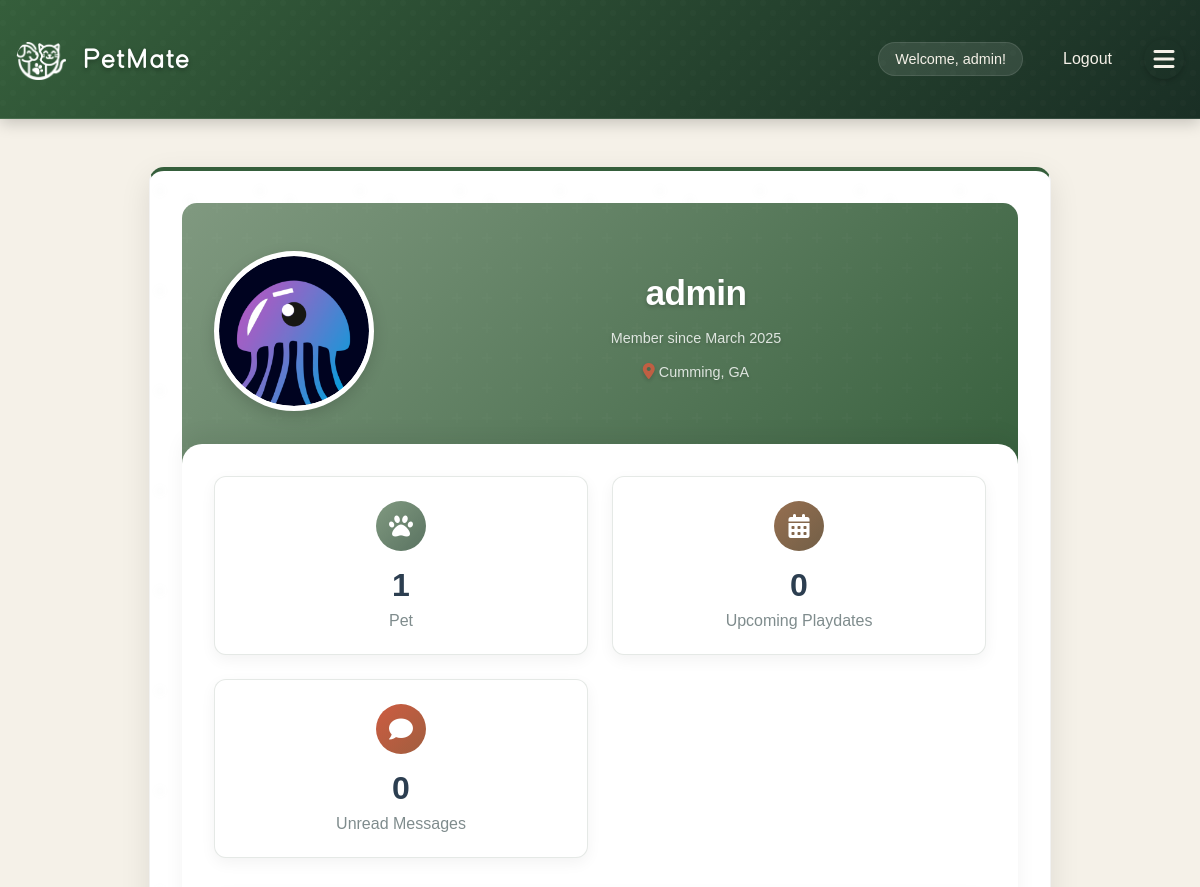
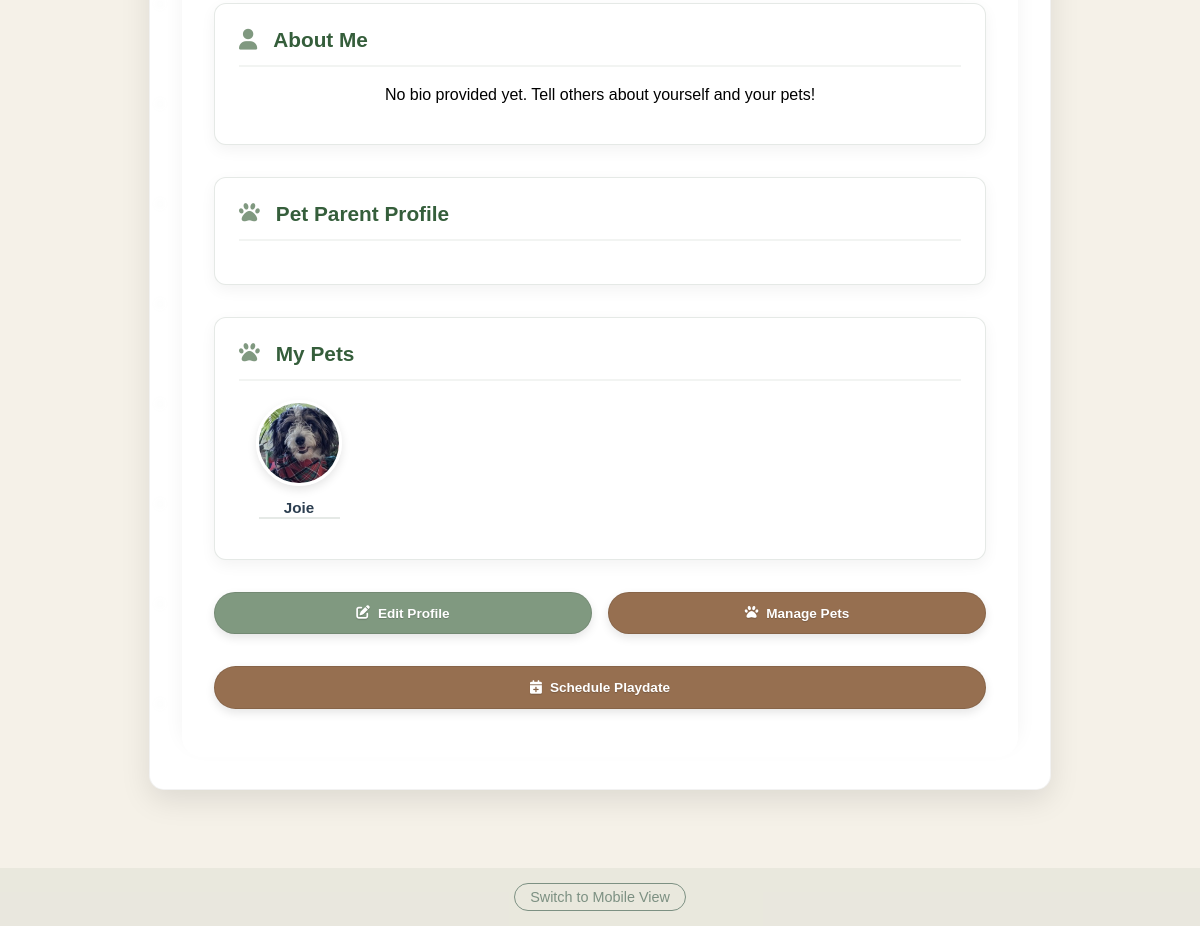
The app's page /dashboard (signed in) with its own data (2 pictures, top to bottom).
### app/models/user.py (models this page shows, shortened)
class User(db.Model, UserMixin):
    __tablename__ = 'users'
    id = db.Column(db.Integer, primary_key=True)
    username = db.Column(db.String(80), unique=True, nullable=False)
    email = db.Column(db.String(120), unique=True, nullable=False)
    password_hash = db.Column(db.String(128))
    name = db.Column(db.String(120))  # User's full name
    created_at = db.Column(db.DateTime, default=datetime.utcnow)
    profile_picture = db.Column(db.String(255))  # Store the filename of uploaded image
    bio = db.Column(db.Text)  # User bio
    location = db.Column(db.String(200))  # User location
    is_admin = db.Column(db.Boolean, default=False)
    account_status = db.Column(db.String(20), default='active')  # active, suspended, banned
    last_login = db.Column(db.DateTime)
    account_notes = db.Column(db.Text)  # Admin notes about the user
    preferred_meetup_types = db.Column(db.String(255))  # e.g., "parks,beaches,dog runs"
    availability = db.Column(db.String(255))  # e.g., "weekends,evenings"
    pet_owner_since = db.Column(db.Integer)  # Year they became a pet owner
    pet_experience_level = db.Column(db.String(50))  # e.g., "beginner", "intermediate", "expert"
    pets = db.relationship('Pet', backref='owner', lazy=True)
    hosted_playdates = db.relationship('Playdate', foreign_keys='Playdate.host_id', lazy=True)
    attended_playdates = db.relationship('Playdate', secondary=playdate_attendees, lazy=True)
    reviews_received = db.relationship('Review',
                                     foreign_keys='Review.reviewed_user_id',
                                     back_populates='reviewed_user',
                                     lazy='joined')
    reviews_given = db.relationship('Review',
                                  foreign_keys='Review.reviewer_id',
                                  back_populates='reviewer',
                                  lazy='joined')
    @property
    def is_authenticated(self):
        return True
    def get_unread_message_count(self):
        from app.models.message import Message
        return Message.query.filter_by(recipient_id=self.id, is_read=False).count()

### app/models/pet.py (models this page shows, shortened)
class Pet(db.Model):
    __tablename__ = 'pets'
    id = db.Column(db.Integer, primary_key=True)
    owner_id = db.Column(db.Integer, db.ForeignKey('users.id', ondelete='CASCADE'), nullable=False)
    name = db.Column(db.String(100), nullable=False)
    species = db.Column(db.String(50), nullable=False)
    breed = db.Column(db.String(100))
    age = db.Column(db.Integer)
    size = db.Column(db.String(20))  # Small, Medium, Large
    gender = db.Column(db.String(20))
    image_filename = db.Column(db.String(255))
    bio = db.Column(db.Text)
    created_at = db.Column(db.DateTime, default=datetime.utcnow)
    updated_at = db.Column(db.DateTime, default=datetime.utcnow, onupdate=datetime.utcnow)
    energy_level = db.Column(db.String(20))  # Low, Medium, High
    friendliness = db.Column(db.String(20))  # Shy, Moderate, Outgoing
    training_level = db.Column(db.String(20))  # Basic, Intermediate, Advanced
    special_needs = db.Column(db.Text)
    preferred_playmates = db.Column(db.String(255))  # e.g., "small dogs, cats"

### app/routes/main.py (the view)
@bp.route('/dashboard')
@login_required
def dashboard():
    user_agent = request.headers.get('User-Agent', '')
    mode = request.args.get('mode', '')
    is_mobile = any(device in user_agent.lower() for device in ['iphone', 'android', 'mobile'])
    print(f"User-Agent: {user_agent}")
    print(f"Is Mobile: {is_mobile}")
    print(f"Mode: {mode}")
    if mode == 'desktop':
        template = 'dashboard.html'
    elif mode == 'mobile':
        template = 'mobile_dashboard.html'
    elif mode == 'test':
        template = 'mobile_dashboard_test3.html'
    else:
        template = 'mobile_dashboard.html' if is_mobile else 'dashboard.html'
    print(f"Selected Template: {template}")
    user = current_user
    user_id = user.id
    unread_messages = Message.query.filter_by(recipient_id=user_id, is_read=False).count()
    upcoming_playdates = Playdate.query.filter(
        or_(
            Playdate.host_id == user_id,
            Playdate.attendees.any(id=user_id)
        ),
        Playdate.status == 'accepted',
        Playdate.date >= datetime.now()
    ).order_by(Playdate.date).all()
    pets = Pet.query.filter_by(owner_id=user_id).all()
    now = datetime.now().strftime("%Y-%m-%d %H:%M:%S")
    return render_template(
        template,
        user=user,
        pets=pets,
        unread_messages=unread_messages,
        upcoming_playdates=upcoming_playdates,
        user_agent=user_agent,
        now=now
    )

### app/__init__.py (called while the page is built)
@login_manager.user_loader
def load_user(user_id):
    from app.models.user import User
    return User.query.get(int(user_id))

### app/templates/dashboard.html (shortened to what this page needs)
{% extends "base.html" %}
{% block content %}
<div class="container profile-container">
    <div class="profile-card">
        <div class="profile-header">
            <div class="profile-image-container">
                {% if user.profile_picture %}
                    <img src="{{ url_for('static', filename='profile_pictures/' + user.profile_picture) }}" alt="Profile Picture" class="profile-picture">
                {% else %}
                    <img src="{{ url_for('static', filename='profile_pictures/default_user.png') }}" alt="Default Profile Picture" class="profile-picture">
                {% endif %}
            </div>
            <div class="profile-name-info">
                <h3>{{ user.username }}</h3>
                <div class="profile-meta">
                    <p class="profile-joined">Member since {{ user.created_at.strftime('%B %Y') }}</p>
                    {% if user.city and user.state %}
                        <p class="profile-location"><i class="fas fa-map-marker-alt"></i> {{ user.city }}, {{ user.state }}</p>
                    {% elif user.location %}
                        <p class="profile-location"><i class="fas fa-map-marker-alt"></i> {{ user.location }}</p>
                    {% endif %}
                </div>
            </div>
        </div>
        <div class="profile-body">
            <div class="dashboard-stats">
                <div class="stat-card">
                    <div class="stat-icon pets">
                        <i class="fas fa-paw"></i>
                    </div>
                    <div class="stat-number">{{ user.pets|length }}</div>
                    <div class="stat-label">Pet{{ 's' if user.pets|length != 1 }}</div>
                </div>
                <div class="stat-card">
                    <div class="stat-icon playdates">
                        <i class="fas fa-calendar-alt"></i>
                    </div>
                    <div class="stat-number">{{ upcoming_playdates|default([])|length }}</div>
                    <div class="stat-label">Upcoming Playdate{{ 's' if upcoming_playdates|default([])|length != 1 }}</div>
                </div>
                <div class="stat-card">
                    <div class="stat-icon messages">
                        <i class="fas fa-comment"></i>
                    </div>
                    <div class="stat-number">{{ unread_messages|default(0) }}</div>
                    <div class="stat-label">Unread Message{{ 's' if unread_messages|default(0) != 1 }}</div>
                </div>
            </div>
            <div class="profile-section">
                <h4><i class="fas fa-user"></i> About Me</h4>
                <p>{{ user.bio or "No bio provided yet. Tell others about yourself and your pets!" }}</p>
            </div>
            <div class="profile-section">
                <h4><i class="fas fa-paw"></i> Pet Parent Profile</h4>
            </div>
            <div class="profile-section">
                <h4><i class="fas fa-paw"></i> My Pets</h4>
                {% if user.pets %}
                    <div class="profile-pets-preview">
                        {% for pet in user.pets %}
                            <div class="pet-preview">
                                {% if pet.image_filename %}
                                    <img src="{{ url_for('static', filename='pet_images/' + pet.image_filename) }}" alt="{{ pet.name }}">
                                {% else %}
                                    <div class="pet-avatar-placeholder">
                                        <i class="fas fa-paw"></i>
                                    </div>
                                {% endif %}
                                <span class="pet-name">{{ pet.name }}</span>
                            </div>
                        {% endfor %}
                    </div>
                {% else %}
                    <p class="no-pets-message">You haven't added any pets yet. <a href="{{ url_for('pets.add_pet') }}">Add your first pet!</a></p>
                {% endif %}
            </div>
            <div class="profile-actions">
                <a href="{{ url_for('main.edit_profile') }}" class="button primary">
                    <i class="fas fa-edit"></i> Edit Profile
                </a>
                <a href="{{ url_for('pets.my_pets') }}" class="button secondary">
                    <i class="fas fa-paw"></i> Manage Pets
                </a>
                <a href="{{ url_for('playdates.create_playdate') }}" class="button secondary">
                    <i class="fas fa-calendar-plus"></i> Schedule Playdate
                </a>
            </div>
        </div>
    </div>
</div>
{% endblock %}

### app/templates/base.html (shortened to what this page needs)
<!DOCTYPE html>
<html>
<head>
    <link rel="stylesheet" href="{{ url_for('static', filename='style.css') }}">
    <link rel="stylesheet" href="{{ url_for('static', filename='how-it-works.css') }}">
    <link rel="stylesheet" href="{{ url_for('static', filename='feature-cards.css') }}">
    <link rel="stylesheet" href="{{ url_for('static', filename='custom-font.css') }}">
    <link rel="stylesheet" href="https://cdnjs.cloudflare.com/ajax/libs/font-awesome/6.0.0/css/all.min.css">
</head>
<body>
    <nav>
        <div class="nav-container">
            <h1>
                <a href="{{ url_for('main.index') }}" class="site-title">
                    <div class="logo">
                        <div class="logo-icon"></div>
                        <div class="logo-text">Pet<span class="highlight">Mate</span></div>
                    </div>
                </a>
            </h1>
            <div class="nav-links">
                {% if 'username' in session %}
                    <div class="user-menu">
                        <span>Welcome, {{ session['username'] }}!</span>
                        <a href="{{ url_for('auth.logout') }}">Logout</a>
                    </div>
                    <button class="menu-toggle">
                        <i class="fas fa-bars"></i>
                    </button>
                {% else %}
                    <a href="{{ url_for('auth.login') }}">Login</a>
                    <a href="{{ url_for('auth.register') }}">Register</a>
                {% endif %}
            </div>
        </div>
    </nav>
    <main>
        {% block content %}{% endblock %}
    </main>
    <footer class="view-toggle">
        <a href="#" id="view-mobile-version">Switch to Mobile View</a>
    </footer>
</body>
</html>

### static/how-it-works.css (style rules this page uses)
:root { --sage-green: #809980; --warm-brown: #966F50; --terracotta: #CD5C41; --deep-forest: #2F4858; --light-gray: #f7f9fc; }

### static/feature-cards.css (style rules this page uses)
:root { --sage-green: #809980; --warm-brown: #966F50; --terracotta: #CD5C41; --deep-forest: #355E3B; --light-gray: #f7f9fc; }

### app/templates/dashboard.html (style rules this page uses)
.container.profile-container { max-width: 900px; padding: 0; box-shadow: 0 10px 30px rgba(0, 0, 0, 0.1); border-radius: 15px; overflow: hidden; margin: 3rem auto; }
.profile-header { background: linear-gradient(135deg, var(--sage-green), var(--deep-forest)); position: relative; padding: 3rem 2rem 6rem; border-radius: 15px 15px 0 0; }
.profile-header::before { content: ''; position: absolute; top: 0; left: 0; right: 0; bottom: 0; opacity: 0.3; }
.profile-card { background-color: transparent; border-radius: 0; box-shadow: none; margin: 0; position: relative; border: none; }
.profile-image-container { width: 150px; height: 150px; border-radius: 50%; border: 5px solid white; box-shadow: 0 5px 15px rgba(0, 0, 0, 0.15); position: relative; z-index: 2; background-color: white; }
.profile-name-info { color: white; text-shadow: 0 2px 4px rgba(0, 0, 0, 0.2); }
.profile-name-info h3 { font-size: 2.2rem; margin-bottom: 0.5rem; color: white; }
.profile-meta { opacity: 0.9; }
.profile-joined, .profile-location { color: rgba(255, 255, 255, 0.9) !important; display: block; margin-bottom: 0.5rem; }
.profile-body { background: white; border-radius: 20px; margin-top: -4rem; padding: 2rem; position: relative; z-index: 1; box-shadow: 0 -10px 20px rgba(0, 0, 0, 0.05); }
.dashboard-stats { display: grid; grid-template-columns: repeat(auto-fit, minmax(250px, 1fr)); gap: 1.5rem; margin-bottom: 2rem; }
.stat-card { background-color: white; border-radius: 12px; padding: 1.5rem; box-shadow: 0 5px 15px rgba(0, 0, 0, 0.05); border: 1px solid var(--border-light); transition: transform 0.3s ease, box-shadow 0.3s ease; display: flex; flex-direction: column; align-items: center; text-align: center; }
.stat-icon { width: 50px; height: 50px; border-radius: 50%; display: flex; align-items: center; justify-content: center; margin-bottom: 1rem; font-size: 1.5rem; color: white; }
.stat-icon.pets { background: linear-gradient(135deg, var(--sage-green), #5a7361); }
.stat-icon.playdates { background: linear-gradient(135deg, var(--warm-brown), #725f47); }
.stat-icon.messages { background: linear-gradient(135deg, var(--terracotta), #a05e3f); }
.stat-number { font-size: 2rem; font-weight: 700; color: var(--text-dark); margin-bottom: 0.5rem; }
.stat-label { font-size: 1rem; color: var(--text-muted); font-weight: 500; }
.profile-section { background-color: white; border-radius: 12px; padding: 1.5rem; margin-bottom: 2rem; box-shadow: 0 5px 15px rgba(0, 0, 0, 0.05); border: 1px solid var(--border-light); transition: transform 0.3s ease, box-shadow 0.3s ease; }
.profile-section h4 { font-size: 1.3rem; border-bottom: 2px solid var(--bg-sage-light); padding-bottom: 0.8rem; margin-bottom: 1.2rem; color: var(--deep-forest); }
.profile-section h4 i { color: var(--sage-green); margin-right: 0.5rem; }
.profile-pets-preview { display: flex; flex-wrap: wrap; gap: 1.5rem; margin-top: 1rem; }
.pet-preview { width: 120px; min-height: 120px; display: flex; flex-direction: column; align-items: center; transition: transform 0.3s ease; }
.pet-preview img, .pet-avatar-placeholder { width: 80px; height: 80px; border-radius: 50%; box-shadow: 0 4px 10px rgba(0, 0, 0, 0.1); border: 3px solid white; margin-bottom: 0.8rem; }
.pet-preview .pet-name { font-size: 0.95rem; color: var(--text-dark); text-align: center; width: 100%; word-wrap: break-word; line-height: 1.2; padding: 0 0.5rem; }
.profile-actions { display: flex; gap: 1rem; margin-top: 1rem; flex-wrap: wrap; }
.profile-actions .button { flex: 1; min-width: 200px; text-align: center; padding: 0.8rem 1.5rem; border-radius: 50px; font-weight: 600; transition: all 0.3s ease; box-shadow: 0 4px 10px rgba(0, 0, 0, 0.1); color: white; text-shadow: 0 1px 1px rgba(0, 0, 0, 0.2); }
.profile-actions .button i { margin-right: 0.5rem; }
.profile-actions .button.primary { background: var(--sage-green); border: 1px solid rgba(0,0,0,0.1); }
.profile-actions .button.secondary { background: var(--warm-brown); border: 1px solid rgba(0,0,0,0.1); color: white; }

### records on screen
User: username "admin", profile_picture (picture), created_at "March 2025", location "Cumming, GA", bio "No bio provided yet. Tell others about yourself and your pets!"
Pet: image_filename+name (picture), name "Joie"

### other values on screen
{{ user.pets|length }} "1"
{{ upcoming_playdates|default([])|length }} "0"
{{ 's' if upcoming_playdates|default([])|length != 1 }} "s"
{{ unread_messages|default(0) }} "0"
{{ 's' if unread_messages|default(0) != 1 }} "s"
